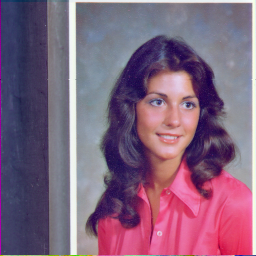
#> input picture ANY.tiff, 256 x 256 px
$ jupyter execute --allow-errors Computer_Vision_Practise.ipynb
#> lines starting #> are read from the running program, lines starting #| are printed output that depends on the picture; after the words box and inside, x2 and y2 are one past the last pixel; in counts of white or black regions, pixels touching at a corner belong together; pictures that were not available may be replaced by others from this repository, and a replacement may not be noted
[cell 1]
#import package,Read the image and video
import cv2
print("package is already installed")
i = cv2.imread("ANY.tiff")
#> i is the input picture: shape (256, 256, 3); mean B, G, R 125.2, 99.3, 129.2
cv2.imshow("OutputReadImage",i)
cv2.waitKey(0)

[cell 2]
#test video
import cv2
capt = cv2.VideoCapture("Video Resume.mp4")
capt.set(5,640)
capt.set(6,480)

while True:
    success,im = capt.read()  #success is boolen fun whether process success or not and the im is store the video
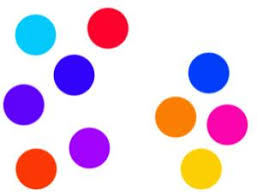
#> input picture cir.jpeg, 257 x 196 px, given in place of Video Resume.mp4, which was not available
#> im is the input picture: shape (196, 257, 3); mean B, G, R 225.5, 205.2, 228
    cv2.imshow("outputvideo",im)
    if cv2.waitKey(1)&0xFF == ord('q'):
#> (key q is pressed here)
        break

[cell 3]
#webcamera output
import cv2
capt = cv2.VideoCapture(0)
capt.set(3,640)#width(id,width)
capt.set(4,480)#height
capt.set(10,100)#(id,brightness)


while True:
    success,im = capt.read()  #success is boolen fun whether process success or not and the im is store the video
    cv2.imshow("outputvideo",im)
    if cv2.waitKey(1)&0xFF == ord('q'):
#> (key q is pressed here)
        break

[cell 4]
#Basic function
import cv2
image = cv2.imread("ANY.tiff")
convert = cv2.cvtColor(image,cv2.COLOR_BGR2GRAY)#this is gray image covert image
blur = cv2.GaussianBlur(convert,(7,7),0)#img,kernel,sigmax
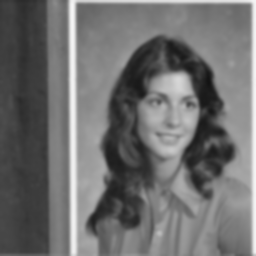
#> blur: shape (256, 256); min 19, max 245, mean 111.1
cv2.imshow("GrayscaleImage",convert)
cv2.imshow("blurimage",blur)
cv2.imshow("orginal",image)
cv2.waitKey(0)

[cell 5]
#edgedetector(canny),dialation(image edgethinkness),opposite of dialation is eroation
import cv2
import numpy as np

image = cv2.imread("ANY.tiff")
kernel = np.ones((5,5),np.uint8)

convert = cv2.cvtColor(image,cv2.COLOR_BGR2GRAY)#this is gray image covert image

blur = cv2.GaussianBlur(convert,(7,7),0) #img,kernel,sigmax

cannyedge = cv2.Canny(image,100,100) #thersholdvalue for 100,100
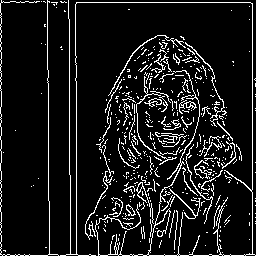
#> cannyedge: shape (256, 256); 10% white in thin lines or dots

dialation= cv2.dilate(cannyedge,kernel,iterations=1) #imageedgethinkness image,kernel,howmanytimeruns
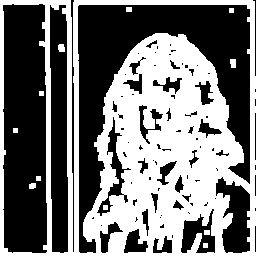
#> dialation: shape (256, 256); 46.3% white; 12 white regions, largest, box (x1, y1, x2, y2) and area: (0, 0, 256, 256) 29986, (58, 44, 65, 52) 50, (230, 59, 236, 68) 50

erotion = cv2.erode(dialation,kernel,iterations = 1)#(thiner)
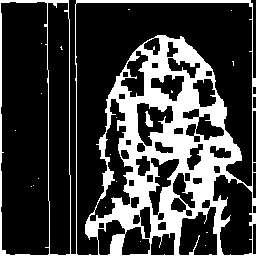
#> erotion: shape (256, 256); 24.8% white; 20 white regions (18 under 20 px), largest, box (x1, y1, x2, y2) and area: (0, 0, 256, 256) 16148, (145, 111, 153, 127) 75


cv2.imshow("edgedetectorusingcanny",cannyedge)
cv2.imshow("GrayscaleImage",convert)
cv2.imshow("blurimage",blur)
cv2.imshow("orginalimage",image)
cv2.imshow("dialationimage",dialation)
cv2.imshow("erotionImage",erotion)
cv2.waitKey(0)

[cell 6]
# Resizing and cropping of Image

#Resize the image
import cv2
import numpy as np


img = cv2.imread("4.2.03.tiff")

#what is know for reshape the image
#1. currentsize of image

#> (the rest of this cell did not finish here and is left out)

[cell 7]
#shapes and text
import cv2
import numpy as np
#zero is black image and white is ones
img = np.zeros((512,512,3),np.uint8) #height,width,channel,arrayrange
# [6 lines of commented-out code are left out]

y=cv2.line(img,(0,0),(img.shape[1],img.shape[0]),(0,0,255),5)
#cv2.imshow("diagonal",y)

cv2.rectangle(img,(0,0),(250,350),(0,255,255),3,2)
cv2.circle(img,(400,50),30,(255,255,0),5)
cv2.putText(img,"Opencv vk  ",(300,100),cv2.FONT_HERSHEY_COMPLEX,1,(255,255,0),5)
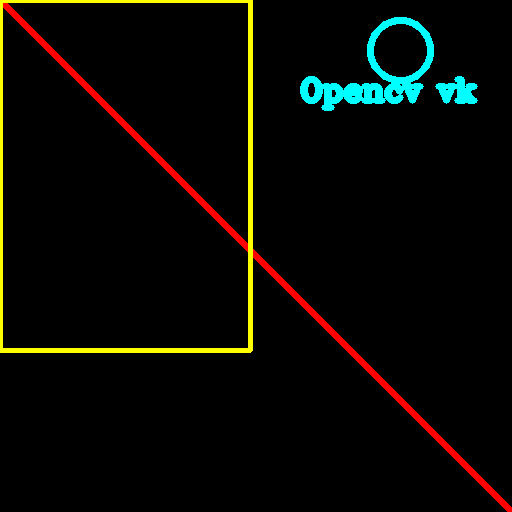
#> img: shape (512, 512, 3); mean of channels 0, 1, 2 4.1, 8.7, 9; drawn as B, G, R
              #insert text imagestoredarea,what text,height&width placed,font,scale,color ,thickness


cv2.imshow("image",img)
cv2.waitKey(0)

[cell 8]
#wrap presepctive
import numpy as np
import cv2
card = cv2.imread("images.jfif")
width,height = 250,350

pts1 = np.float32([[111,219],[287,188],[154,482],[352,440]])
#this is the right,left,up and down points
pts2 = np.float32([[0,0],[width,0],[0,height],[width,height]])
matrix = cv2.getPerspectiveTransform(pts1,pts2)
#> (the rest of this cell did not finish here and is left out)

[cell 9]
#joining the image
import cv2
import numpy as np

image = cv2.imread("4.1.01.tiff")
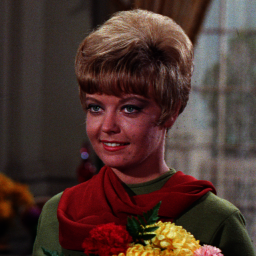
#> input picture 4.1.01.tiff, 256 x 256 px
#> image is the input picture: shape (256, 256, 3); mean B, G, R 46.3, 52.6, 75.8

#already having the scaling function of image
#scaling function is the correctway to display the picture

horizontal = np.hstack((image,image))
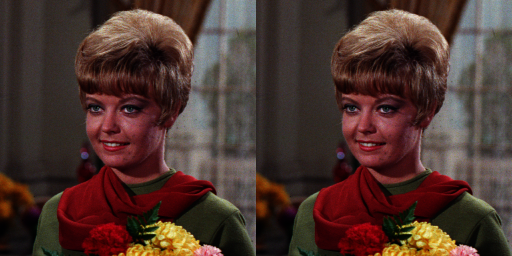
#> horizontal: shape (256, 512, 3); mean B, G, R 46.3, 52.6, 75.8
vertical = np.vstack((image,image))
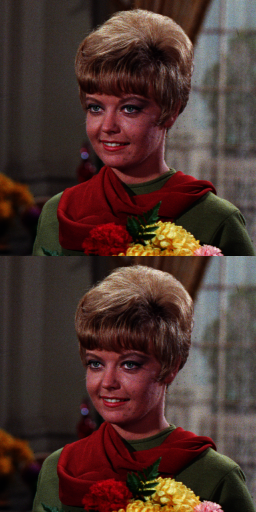
#> vertical: shape (512, 256, 3); mean B, G, R 46.3, 52.6, 75.8


cv2.imshow("horizontaloutput",horizontal)
cv2.imshow("verticaloutput",vertical)
cv2.imshow("Orginalimage",image)
cv2.waitKey(0)

[cell 10]
#COLOR DETECTION using trackbar

import cv2
import numpy as np


def empty():  #emptyfunction
    pass


cv2.namedWindow("TrackBars")  # create the name
cv2.resizeWindow("TrackBars",640,240)  #create the size of output trackbar window
cv2.createTrackbar("Hue Min","TrackBars",0,179,empty) #create hue max,min &sat max,min&val max min
cv2.createTrackbar("Hue Max","TrackBars",19,179,empty)
cv2.createTrackbar("sat Min","TrackBars",110,255,empty)
cv2.createTrackbar("sat Max","TrackBars",240,255,empty)
cv2.createTrackbar("val Min","TrackBars",153,255,empty)
cv2.createTrackbar("val Max","TrackBars",255,255,empty)


while True: #loop the true the all function
    path= cv2.imread("ANY.tiff") #read the input
    imghsv = cv2.cvtColor(path,cv2.COLOR_BGR2HSV) #cvt the normal to hsv
#> imghsv: shape (256, 256, 3); mean H, S, V 123.8, 88, 144.7
    h_min = cv2.getTrackbarPos("Hue Min","TrackBars")# position of the image to change the color for all the trackbar
    h_max = cv2.getTrackbarPos("Hue Max","TrackBars")
    s_min = cv2.getTrackbarPos("sat Min","TrackBars")
    s_max = cv2.getTrackbarPos("sat Max","TrackBars")
    v_min = cv2.getTrackbarPos("val Min","TrackBars")
    v_max = cv2.getTrackbarPos("val Max","TrackBars")

    print(h_min,h_max,s_min,s_max,v_min,v_max)#print the value of color
    lower = np.array([h_min,s_min,v_min])
    upper = np.array([h_max,s_max,v_max])
    mask = cv2.inRange(imghsv,lower,upper)#the mask is 0 and 1(black,white), then trackbar change how to position the color
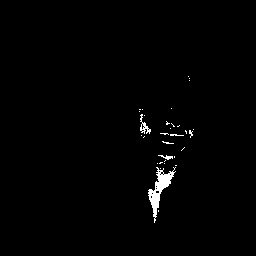
#> mask: shape (256, 256); 1.1% white; 32 white regions (28 under 20 px), largest, box (x1, y1, x2, y2) and area: (148, 167, 176, 223) 479, (140, 114, 151, 134) 80, (158, 155, 173, 160) 35, (170, 134, 184, 136) 20
    result = cv2.bitwise_and(path,path,mask=mask)

    cv2.imshow("originalimage",path)
    cv2.imshow("HSVimage",imghsv)
    cv2.imshow("maskimage",mask)

    cv2.imshow("Result",result)


    cv2.waitKey(1)
